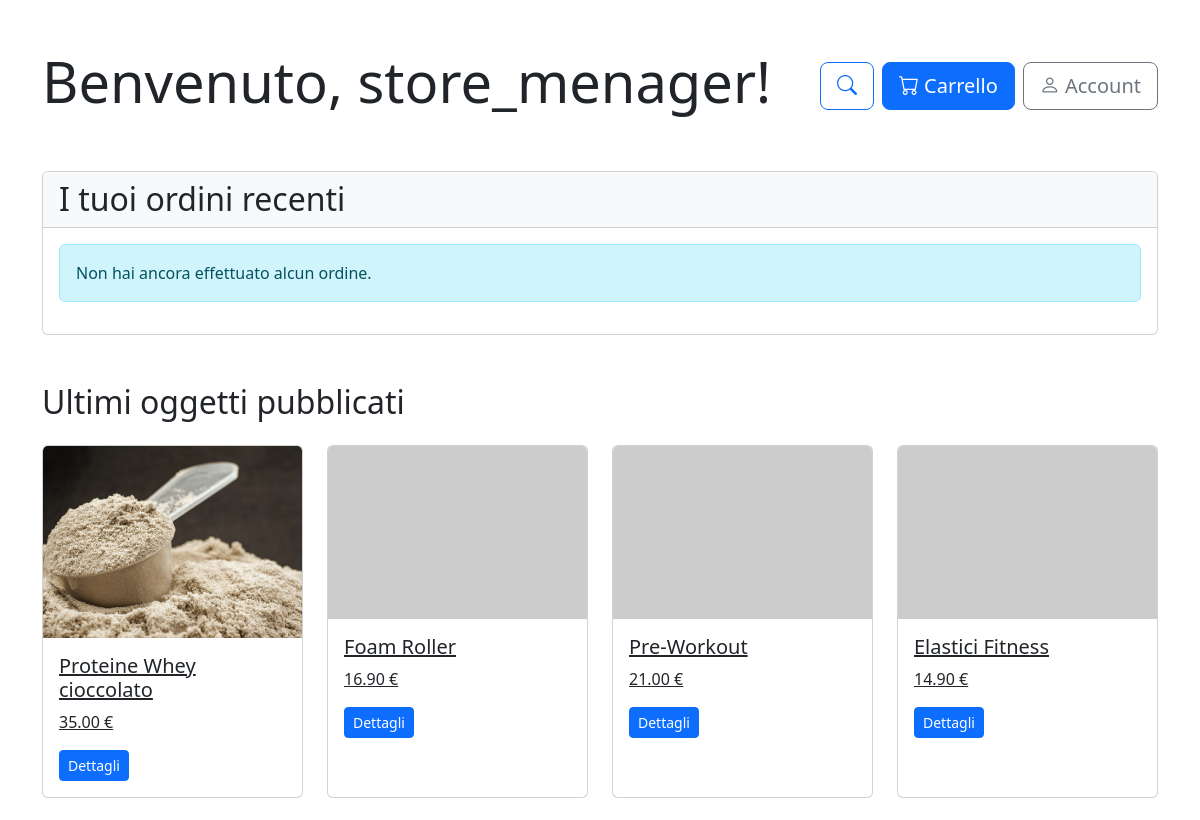
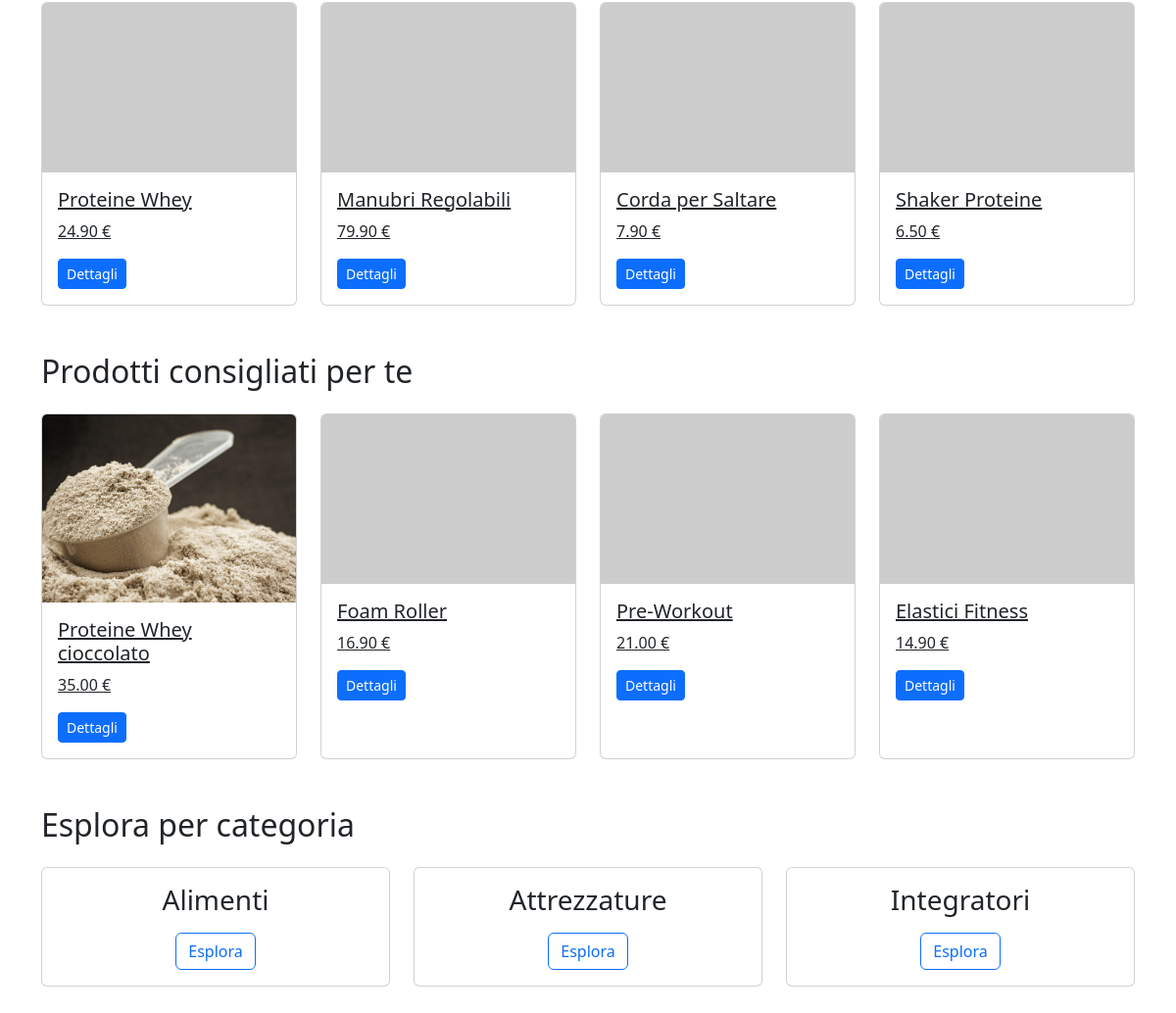
Page /user_home_page/ (signed in) on the earlier database version (2 pictures, top to bottom).
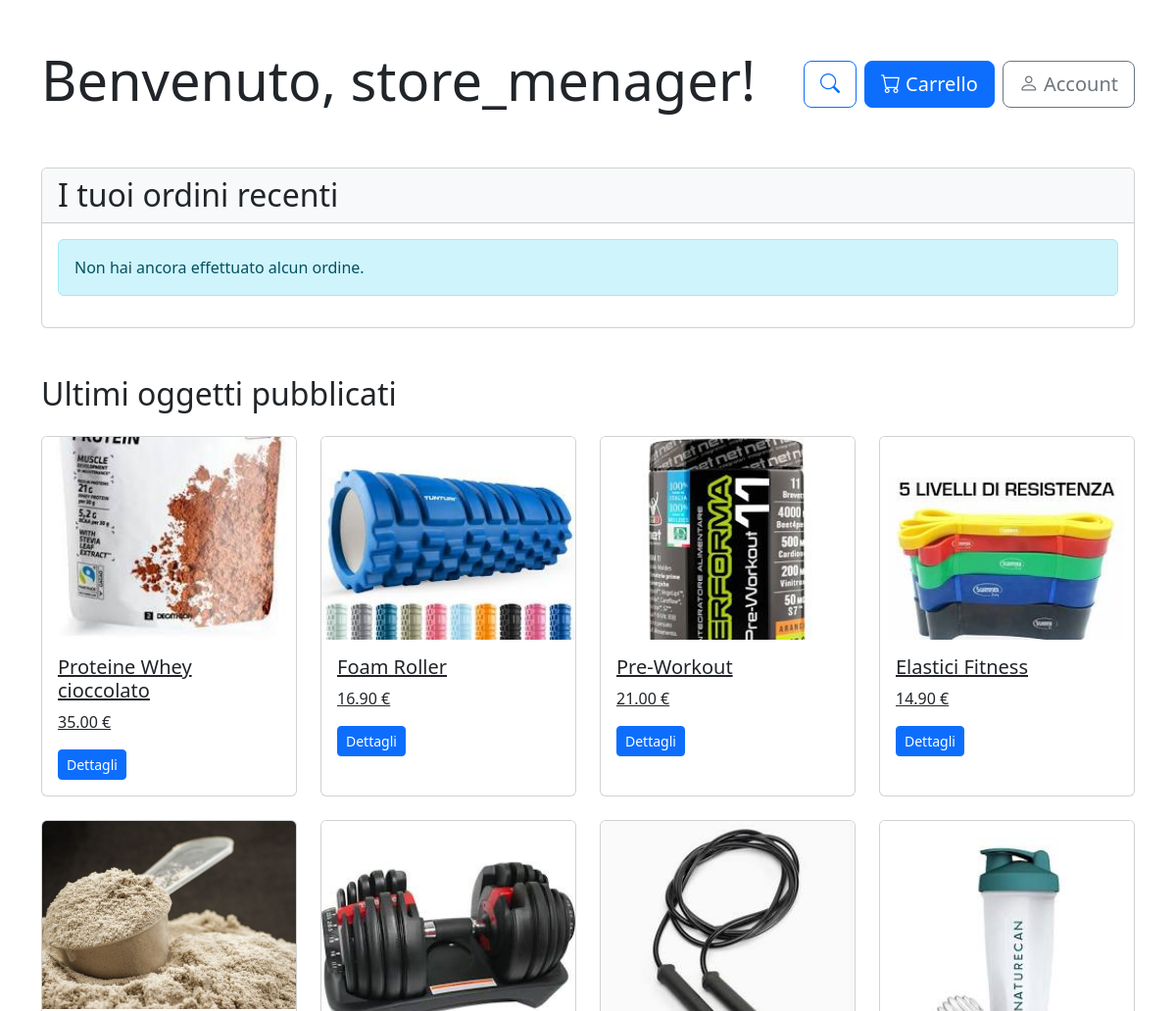
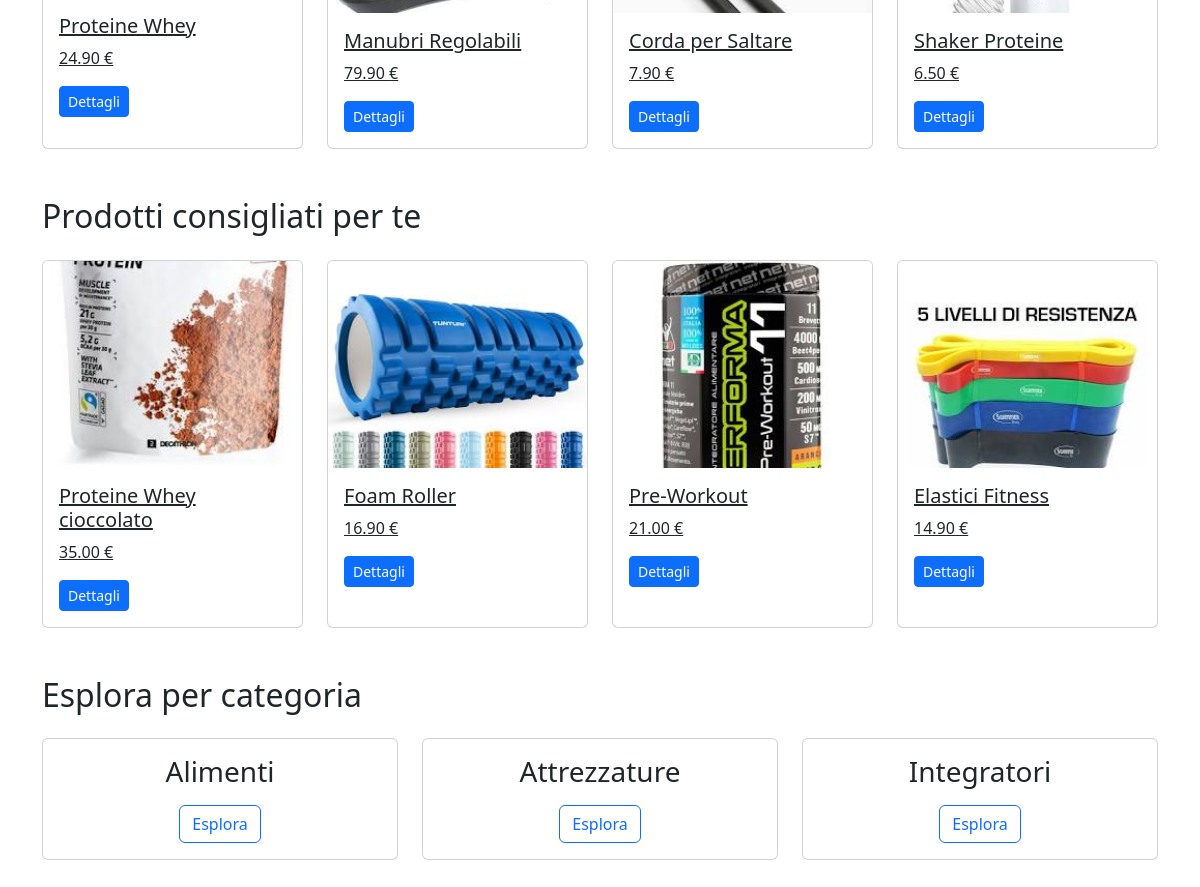
Same page on the later database version (2 pictures, top to bottom).
### products/models.py (models this page shows, shortened)
class Product(models.Model):
    category = models.ManyToManyField(Category)
    name = models.CharField(max_length=200, unique=True)
    description = models.TextField(blank=True)
    price = models.DecimalField(max_digits=10, decimal_places=2)
    stock = models.PositiveIntegerField()
    available = models.BooleanField(default=True)
    created = models.DateTimeField(auto_now_add=True)
    updated = models.DateTimeField(auto_now=True)
    image = models.ImageField(upload_to='product_images/', blank=True, null=True)
    added_by = models.ForeignKey('users.CustomUser', on_delete=models.SET_NULL, related_name='products_added', null=True, blank=True)
    modified_by = models.ForeignKey('users.CustomUser', on_delete=models.SET_NULL, related_name='products_modified', null=True, blank=True)
    class Meta:
        ordering = ('name',)

### users/views.py (the view)
# urls.py: path('user_home_page/', user_home_page, name='user_home_page'),
@login_required
def user_home_page(request):
    user = request.user
    recent_orders = Order.objects.filter(user=user).order_by('-created_at')[:5]
    categories = Category.objects.all()
    latest_products = Product.objects.all().order_by('-created')[:8]
    already_bought_products_list = recent_orders.first()
    already_bought_products =  OrderItem.objects.filter(order=already_bought_products_list)
    already_bought_products_category = Category.objects.filter(product__in=already_bought_products.values_list('product', flat=True))
    if already_bought_products_category.exists() and already_bought_products.exists():
        suggested_products = Product.objects.filter(category__in=already_bought_products_category).exclude(id__in=already_bought_products)[:4]
    else:
        suggested_products = Product.objects.all().order_by('-created')[:4]
    context = {
        'user': user,
        'recent_orders': recent_orders,
        'latest_products': latest_products,
        'categories': categories,
        'suggested_products': suggested_products
    }
    return render(request, 'users/user_home_page.html', context)

### templates/users/user_home_page.html (shortened to what the changed rows need)
{% extends "base.html" %}
{% block content %}
<div class="container py-5">
    <div class="row mb-5">
        <div class="col-md-8">
            <h1 class="display-4">Benvenuto, {{ user.username }}!</h1>
        </div>
    </div>
    <div class="card mb-5">
        <div class="card-header bg-light">
            <h2 class="mb-0">I tuoi ordini recenti</h2>
        </div>
    </div>
    <h2 class="mb-4">Ultimi oggetti pubblicati</h2>
    <div class="row row-cols-1 row-cols-md-4 g-4 mb-5">
        {% for product in latest_products %}
        <div class="col">
            <a href="{% url 'products:product_info' product.id %}?source=user_home_page" class="card h-100">
                {% if product.image %}
                    <img src="{{ product.image.url }}" class="card-img-top" alt="{{ product.name }}">
                {% else %}
                    <img src='https://www.placehold.co/30x20' class="card-img-top" alt="{{ product.name }}">
                {% endif %}
                <div class="card-body">
                    <h5 class="card-title">{{ product.name }}</h5>
                    <p class="card-text">{{ product.price }} €</p>
                    <span class="btn btn-sm btn-primary">Dettagli</span>
                </div>
            </a>
        </div>
        {% empty %}
        <div class="col-12">
            <div class="alert alert-info">Nessun prodotto disponibile al momento</div>
        </div>
        {% endfor %}
    </div>
    <h2 class="mb-4">Prodotti consigliati per te</h2>
    <div class="row row-cols-1 row-cols-md-4 g-4 mb-5">
        {% for product in suggested_products %}
        <div class="col">
            <a href="{% url 'products:product_info' product.id %}?source=user_home_page" class="card h-100">
                {% if product.image %}
                    <img src="{{ product.image.url }}" class="card-img-top" alt="{{ product.name }}">
                {% else %}
                    <img src='https://www.placehold.co/30x20' class="card-img-top" alt="{{ product.name }}">
                {% endif %}
                <div class="card-body">
                    <h5 class="card-title">{{ product.name }}</h5>
                    <p class="card-text">{{ product.price }} €</p>
                    <span  class="btn btn-sm btn-primary">Dettagli</span>
                </div>
            </a>
        </div>
        {% empty %}
        <div class="col-12">
            <div class="alert alert-info">Nessun prodotto consigliato al momento</div>
        </div>
        {% endfor %}
    </div>
    <h2 class="mb-4">Esplora per categoria</h2>
</div>
{% endblock %}

Differences in the rows shown:
changed Product "Proteine Whey cioccolato": image: a different picture
changed Product "Foam Roller": image: picture added
changed Product "Pre-Workout": image: picture added
changed Product "Elastici Fitness": image: picture added
changed Product "Proteine Whey": image: picture added
changed Product "Manubri Regolabili": image: picture added
changed Product "Corda per Saltare": image: picture added
changed Product "Shaker Proteine": image: picture added
